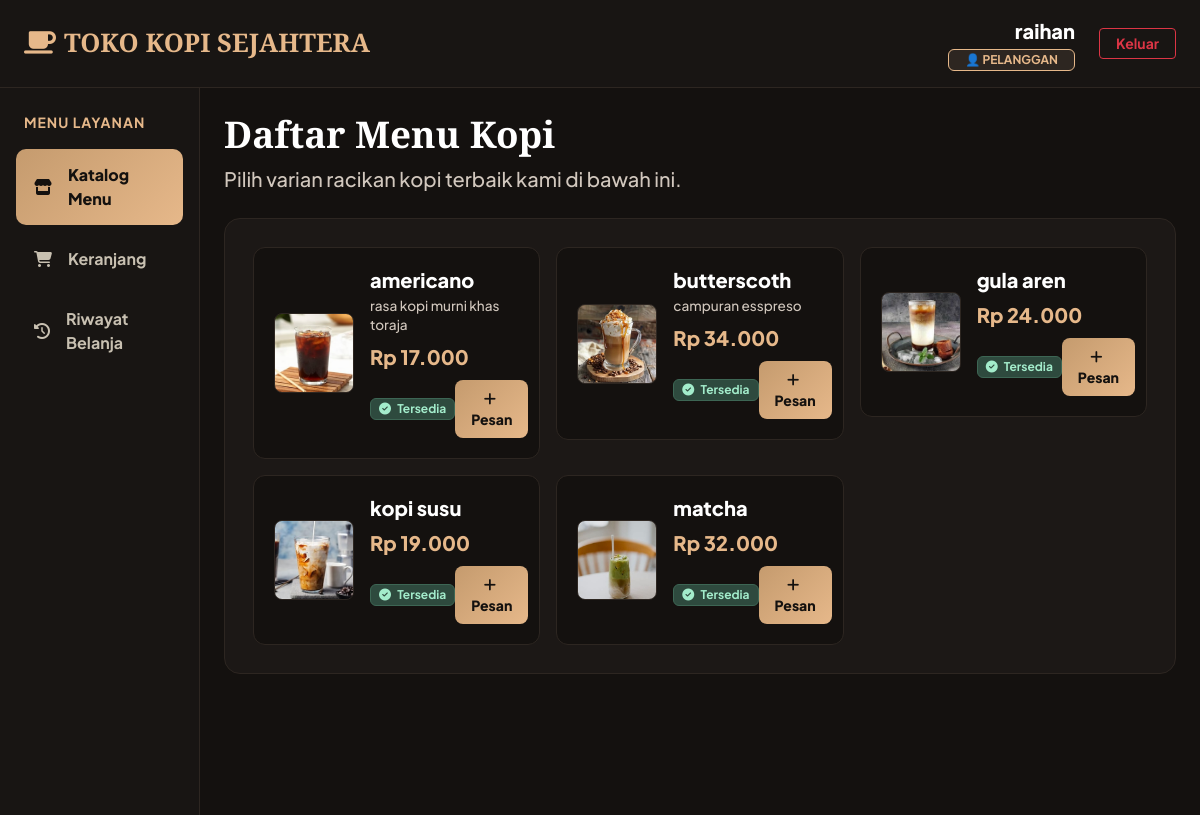
Page /dashboarduser.php (signed in) on the committed database.
### tables this page shows
CREATE TABLE `menu` (
  `id_menu` int(11) NOT NULL,
  `nama_menu` varchar(100) NOT NULL,
  `harga` int(11) NOT NULL,
  `stok` int(11) NOT NULL,
  `foto` varchar(255) DEFAULT 'default_kopi.png',
  `kategori` enum('makanan','minuman','snack') NOT NULL,
  `deskripsi` text DEFAULT NULL
);

### dashboarduser.php (the view, shortened to what this page needs)
<?php
include 'koneksi.php';
$nama_user = isset($_SESSION['nama_lengkap']) ? $_SESSION['nama_lengkap'] : $_SESSION['username'];
$query_katalog = mysqli_query($koneksi, "SELECT * FROM menu WHERE stok > 0 ORDER BY nama_menu ASC");
?>
<!DOCTYPE html>
<html lang="id">
<head>
    <link href="https://cdn.jsdelivr.net/npm/bootstrap@5.3.0/dist/css/bootstrap.min.css" rel="stylesheet">
    <link rel="stylesheet" href="https://cdnjs.cloudflare.com/ajax/libs/font-awesome/6.4.0/css/all.min.css">
</head>
<body>
<nav class="navbar navbar-expand-lg navbar-dark navbar-custom sticky-top py-3">
    <div class="container-fluid px-4">
        <span class="navbar-brand" style="font-family: 'Playfair Display', serif; color: var(--coffee-gold); font-weight:800; font-size: 1.6rem;">
            <i class="fas fa-coffee me-2"></i>TOKO KOPI SEJAHTERA
        </span>
        <div class="ms-auto d-flex align-items-center">
            <div class="me-4 text-end">
                <div class="text-header-white fs-5"><?= htmlspecialchars($nama_user); ?></div>
                <span class="badge px-3 py-1 fw-bold" style="background-color: var(--border-glow); color: var(--coffee-gold); border: 1px solid var(--coffee-gold);">👤 PELANGGAN</span>
            </div>
            <a href="logout.php" class="btn btn-sm btn-outline-danger px-3 fw-bold">Keluar</a>
        </div>
    </div>
</nav>
<div class="container-fluid">
    <div class="row">
        <div class="col-md-2 sidebar-container p-3 d-none d-md-block">
            <div class="mb-4 mt-2">
                <p class="small text-uppercase fw-bold mb-3 px-2 text-emas-terang" style="letter-spacing: 1px;">MENU LAYANAN</p>
                <a href="dashboarduser.php" class="nav-link-custom active"><i class="fas fa-store me-3"></i> Katalog Menu</a>
                <a href="keranjang.php" class="nav-link-custom"><i class="fas fa-shopping-cart me-3"></i> Keranjang</a>
                <a href="riwayat.php" class="nav-link-custom"><i class="fas fa-history me-3"></i> Riwayat Belanja</a>
            </div>
        </div>
        <div class="col-md-10 p-4">
            <div class="mb-4">
                <h2 class="text-header-white" style="font-family: 'Playfair Display', serif; font-size: 2.3rem;">Daftar Menu Kopi</h2>
                <p class="text-muted-custom fs-5">Pilih varian racikan kopi terbaik kami di bawah ini.</p>
            </div>
            <div class="card premium-card">
                <div class="row g-3">
                    <?php if (mysqli_num_rows($query_katalog) > 0) : ?>
                        <?php while ($item = mysqli_fetch_assoc($query_katalog)) :
                            $gambar = (!empty($item['foto']) && $item['foto'] !== 'default_kopi.png' && $item['foto'] !== 'butterscotch.png') ? $item['foto'] : 'butterscoth.jpg';
                        ?>
                            <div class="col-md-6 col-lg-4">
                                <div class="menu-item-card d-flex align-items-center gap-3">
                                    <div class="menu-image-container">
                                        <img src="assets/<?= $gambar; ?>" alt="<?= htmlspecialchars($item['nama_menu']); ?>" class="menu-image rounded-3">
                                    </div>
                                    <div class="flex-grow-1">
    <h5 class="text-header-white mb-1">
        <?= htmlspecialchars($item['nama_menu']); ?>
    </h5>
    <p class="text-muted-custom mb-2" style="font-size:0.85rem; line-height:1.4;">
        <?= htmlspecialchars($item['deskripsi'] ?? 'Tidak ada deskripsi'); ?>
    </p>
    <div class="text-emas-terang fs-5 mb-2">
        Rp <?= number_format($item['harga'], 0, ',', '.'); ?>
    </div>
    <div class="d-flex align-items-center justify-content-between">
                                            <span class="badge text-white fw-bold px-2 py-1" style="background-color: #2e4a3e; color: #a3eccb !important; border: 1px solid #3d6654; font-size: 0.75rem;">
                                                <i class="fas fa-check-circle me-1"></i> Tersedia
                                            </span>
                                            <a href="proses_keranjang.php?id=<?= $item['id_menu']; ?>" class="btn btn-gold-action btn-sm">
                                                <i class="fas fa-plus me-1"></i> Pesan
                                            </a>
                                        </div>
                                    </div>
                                </div>
                            </div>
                        <?php endwhile; ?>
                    <?php endif; ?>
                </div>
            </div>
        </div>
    </div>
</div>
</body>
</html>

### dashboarduser.php (style rules this page uses)
:root { --bg-main: #14110f; --bg-card: #1c1816; --bg-sidebar: #181513; --coffee-gold: #e6b88a; --coffee-light: #f4ebd9; --border-glow: #2d2621; }
body { font-family: 'Plus Jakarta Sans', sans-serif; background-color: var(--bg-main); color: var(--coffee-light); }
.navbar-custom { background-color: var(--bg-sidebar) !important; border-bottom: 1px solid var(--border-glow); }
.menu-image { width: 100%; height: 100%; object-fit: cover; border: 1px solid var(--border-glow); }
.sidebar-container { background-color: var(--bg-sidebar); border-right: 1px solid var(--border-glow); min-height: calc(100vh - 73px); }
.nav-link-custom { color: var(--coffee-light) !important; padding: 14px 18px; display: flex; align-items: center; text-decoration: none; border-radius: 10px; margin-bottom: 8px; font-weight: 700; font-size: 1rem; opacity: 0.8; }
.nav-link-custom.active, .nav-link-custom:hover { color: #14110f !important; background: linear-gradient(135deg, #c59b6e, var(--coffee-gold)); font-weight: 800; opacity: 1; }
.premium-card { background-color: var(--bg-card); border: 1px solid var(--border-glow); border-radius: 16px; padding: 28px; }
.menu-item-card { background-color: #14110f; border: 1px solid var(--border-glow); border-radius: 12px; padding: 20px; transition: all 0.25s ease; }
.text-header-white { color: #ffffff !important; font-weight: 800; }
.text-emas-terang { color: var(--coffee-gold) !important; font-weight: 800; }
.text-muted-custom { color: #d1c7bd !important; font-weight: 500; }
.btn-gold-action { background: linear-gradient(135deg, #c59b6e, var(--coffee-gold)); color: #14110f; font-weight: 800; border: none; border-radius: 8px; padding: 8px 16px; }
.menu-image-container { width: 80px; height: 80px; flex-shrink: 0; }

### rows in the picture
menu: foto+nama_menu (picture), nama_menu "americano", deskripsi "rasa kopi murni khas toraja", harga "17.000"
menu: foto+nama_menu (picture), nama_menu "butterscoth", deskripsi "campuran esspreso", harga "34.000"
menu: foto (picture), nama_menu "gula aren", harga "24.000"
menu: foto (picture), nama_menu "kopi susu", harga "19.000"
menu: foto+nama_menu (picture), nama_menu "matcha", harga "32.000"

### other values in the picture
$nama_user "raihan"
